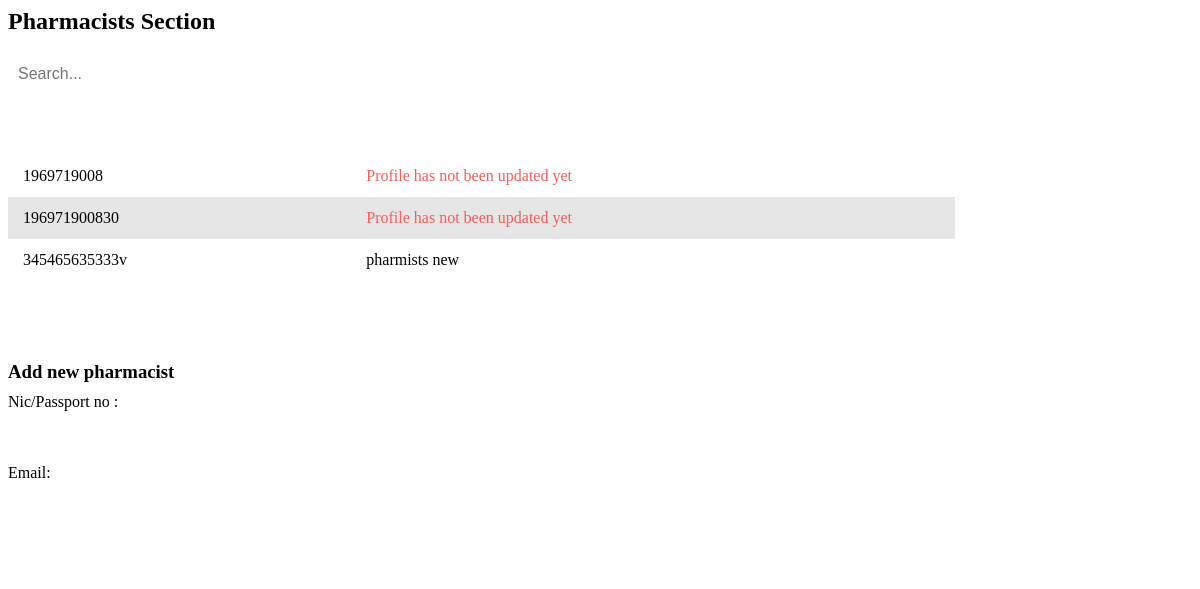
/admin/pharmacist.php, run on an earlier commit of the app's database.
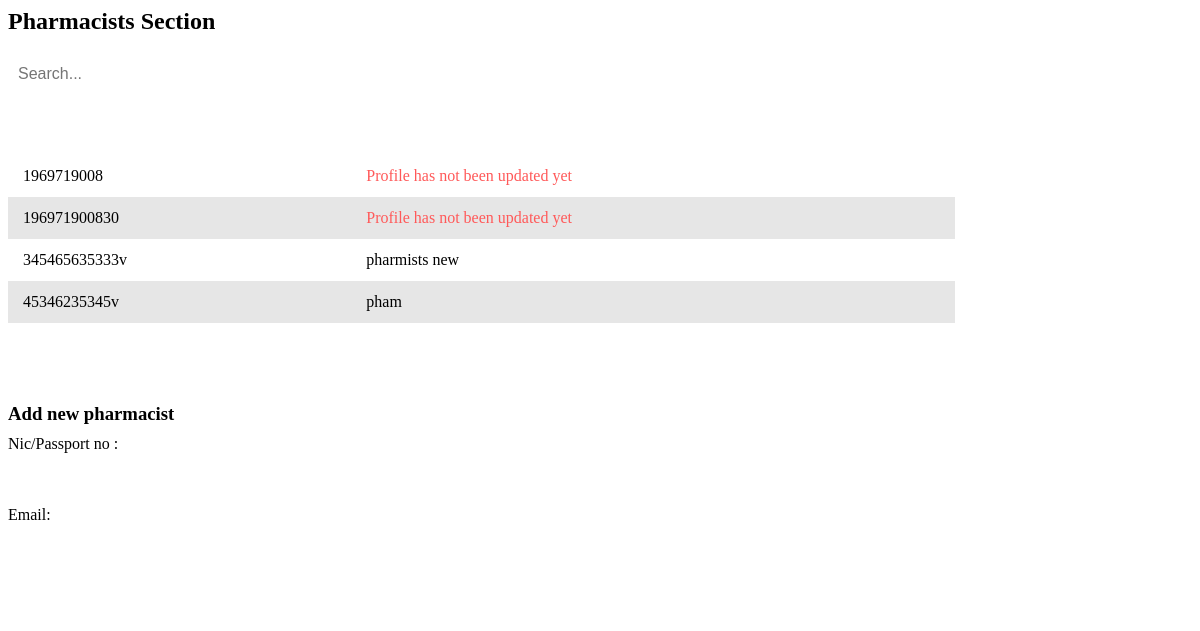
And on a later commit of the database.
### tables this page shows
CREATE TABLE IF NOT EXISTS `registered_pharmacists` (
  `id_num` varchar(50) NOT NULL,
  `name` varchar(50) DEFAULT NULL,
  `email` varchar(50) DEFAULT NULL,
  `mobile` varchar(50) DEFAULT NULL,
  `password` varchar(200) DEFAULT NULL,
  `verification_code` varchar(50) DEFAULT NULL,
  `register_date` datetime DEFAULT NULL,
  `status` int DEFAULT '1',
  `age` int DEFAULT NULL,
  `address` text,
  `image` varchar(100) DEFAULT NULL,
  PRIMARY KEY (`id_num`) USING BTREE,
  KEY `FK_registered_pharmacists_status_type` (`status`),
  CONSTRAINT `FK_registered_pharmacists_status_type` FOREIGN KEY (`status`) REFERENCES `status_type` (`id`)
);

### connection.php (called while the page is built, shortened)
<?php
class Database
{
    public static $connection;
    public static function SetUpConnection()
    {
        if (!isset(Database::$connection)) {
            Database::$connection = new mysqli("localhost", "root", "Chalithac*#3031", "healthcare", "3306");
        }
    }
    public static function search($q)
    {
        return Database::$connection->query($q);
    }
}

### admin/pharmacist.php (the view, shortened to what this page needs)
<head>
</head>
<?php
require_once "../connection.php";
$docResultSet = Database::search("SELECT  `id_num` , `name` FROM `registered_pharmacists`");
$docResult = $docResultSet->fetch_all(MYSQLI_ASSOC);
?>
<h2 class="content-title">Pharmacists Section</h2>
<input type="text" id="searchBar" placeholder="Search..." onkeyup="filterTable()">
<table id="dataTable">
    <thead>
        <tr>
            <th>ID</th>
            <th>Name</th>
        </tr>
    </thead>
    <tbody>
    <?php
foreach ($docResult as $key => $value) {
?>
<tr onclick="window.location.href='employee-profile.php?id_num=<?php echo $value['id_num']?>&tname=registered_pharmacists'">
            <td><?php echo $value['id_num']?></td>
                <?php
                if(empty($value['name'])){
                    ?>
                   <td style="color: #ff5959;">Profile has not been updated yet</td>
                    <?php
                }else{
                    ?>
                    <td><?php echo $value["name"] ?></td>
                    <?php
                }
                ?>
        </tr>
  <?php
}
    ?>
    </tbody>
</table>
<div class="email-form-container">
    <h3>Add new pharmacist</h3>
    <div class="emailForm" id="emailForm">
        <div class="form-group">
            <label for="nic">Nic/Passport no :</label>
            <input type="text" id="nic" name="nic" required>
        </div>
        <div class="form-group">
            <label for="email">Email:</label>
            <input type="email" id="email" name="email" required>
        </div>
        <button onclick="sendemail()" type="submit">Send</button>
    </div>
</div>

What changed in the data, as far as the page shows it:
added registered_pharmacists: id_num "45346235345v", name "pham"
